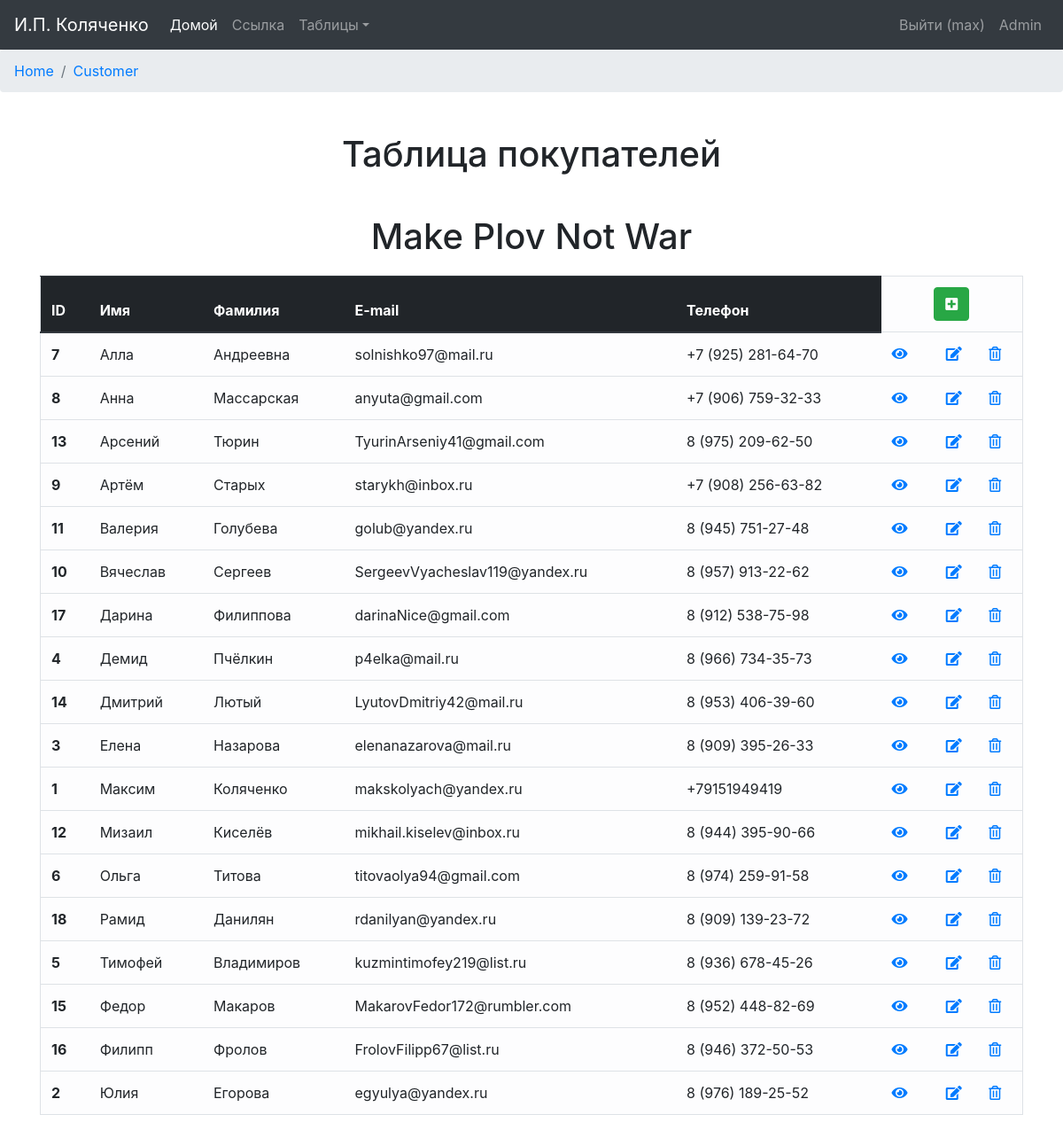
Screenshot of /customer (signed in) with the database file from the repository.
### orders/models.py (models this page shows, shortened)
class Customer(models.Model):
    c_firstname = models.CharField('Имя', max_length=64)
    c_secondname = models.CharField(max_length=64, blank=True, null=True, default=None)
    c_email = models.EmailField('E-mail', max_length=64)
    c_phone = models.CharField('Телефон', max_length=48)
    c_organization = models.ForeignKey(Organization, blank=True, null=True, default=None)
    c_comments = models.TextField('Комментарий', blank=True, null=True, default=None)
    is_active = models.BooleanField(IS_ACTIVE, default=True)
    created = models.DateTimeField(CREATED, auto_now_add=True, auto_now=False)
    updated = models.DateTimeField(UPDATED, auto_now_add=False, auto_now=True)
    class Meta:
        verbose_name = 'Покупатель'
        verbose_name_plural = 'Покупатели'
        ordering = ["c_firstname"]

### orders/views.py (the view)
# urls.py: url(r'^customer$', views.customer_out, name='customer_out'),
@login_required
def customer_out(request):
    client_list = Customer.objects.filter(is_active=True)
    return render(request, "Customer/customerout.html", locals())

### orders/context_processors.py (called while the page is built)
def getting_username(request):
    username = auth.get_user(request).username
    return locals()

### templates/Customer/customerout.html
{% extends 'base.html' %}
{% block content %}
    <nav aria-label="breadcrumb">
        <ol class="breadcrumb">
            <li class="breadcrumb-item"><a href="{% url "home_page" %}">Home</a></li>
            <li class="breadcrumb-item active" aria-current="page"><a href="{% url "customer_out" %}">Customer</a></li>
        </ol>
    </nav>
    <div class="container">
        <h1 align="center" class="h1-out">Таблица покупателей</h1>
        <h1 align="center">Make Plov Not War</h1>
    </div>
    <div class="container out-container">
        <table class="table table-light border table-hover" align="center">
            <thead class="thead-dark">
            <tr>
                <th>ID</th>
                <th>Имя</th>
                <th>Фамилия</th>
                <th>E-mail</th>
                <th>Телефон</th>
                <td colspan="3" align="center">
                    <form action="{% url "customer_add" %}">
                        <button type="submit" class="btn btn-success" title="Добавить"><i
                                class="fas fa-plus-square"></i></button>
                    </form>
                </td>
            </tr>
            </thead>
            {% for client in client_list %}
                <tr>
                    <th>{{ client.id }}</th>
                    <td>{{ client.c_firstname }}</td>
                    <td>{{ client.c_secondname }}</td>
                    <td>{{ client.c_email }}</td>
                    <td>{{ client.c_phone }}</td>
                    <td><a href="{% url "customer_view" client.id %}" title="Просмотреть"><i class="fas fa-eye"></i></a>
                    </td>
                    <td align="center"><a href="{% url "customer_edit" client.id %}"><i class="fas fa-edit"
                                                                                        title="Изменить"></i></a>
                    </td>
                    <td><a href="{% url "customer_delete" client.id %}"><i class="far fa-trash-alt" title="Удалить"></i></a>
                    </td>
                </tr>
            {% endfor %}
        </table>
    </div>
{% endblock %}

### templates/navbar.html (shortened to what this page needs)
{% load static %}
<nav class="navbar navbar-expand-lg navbar-dark bg-dark">
    <a class="navbar-brand" href="{% url "home_page" %}">И.П. Коляченко</a>
    <div class="collapse navbar-collapse" id="navbarsExample05">
        <ul class="navbar-nav mr-auto">
            <li class="nav-item active">
                <a class="nav-link" href="{% url "home_page" %}">Домой <span class="sr-only">(current)</span></a>
            </li>
            <li class="nav-item">
                <a class="nav-link" href="#">Ссылка</a>
            </li>
            <li class="nav-item dropdown">
                <a class="nav-link dropdown-toggle" href="http://example.com" id="dropdown05" data-toggle="dropdown"
                   aria-haspopup="true" aria-expanded="false">Таблицы</a>
            </li>
        </ul>
        <form class="form-inline my-2 my-md-0">
            <ul class="nav navbar-nav navbar-right">
                {% if username %}
                    <li class="nav-item nav-top-item">
                        <a class="nav-link nav-top-link" href="{% url "logout" %}">
                            Выйти ({{ username }})</a>
                    </li>
                    <li class="nav-item nav-top-item">
                        <a class="nav-link nav-top-link" href="admin/">
                            Admin</a>
                    </li>
                {% else %}
                    <li class="nav-item nav-top-item">
                        <a class="nav-link nav-top-link" href="{% url "login" %}">
                            <i class="fa fa-sign-in" aria-hidden="true"></i> Войти</a>
                    </li>
                {% endif %}
            </ul>
        </form>
    </div>
</nav>

### static/static_dev/css/main.css (style rules this page uses)
.out-container { padding-top: 5px; padding-bottom: 10px; }
.h1-out { padding-top: 30px; padding-bottom: 30px; }

### static/static_dev/css/base.css (style rules this page uses)
html, body { height: 100%; max-height: 100%; }
h1 { margin-top: 15px; margin-bottom: 15px; text-align: center; }

### rows the page displays
Customer: id "7", c_firstname "Алла", c_secondname "Андреевна", c_email "solnishko97@mail.ru", c_phone "+7 (925) 281-64-70"
Customer: id "8", c_firstname "Анна", c_secondname "Массарская", c_email "anyuta@gmail.com", c_phone "+7 (906) 759-32-33"
Customer: id "13", c_firstname "Арсений", c_secondname "Тюрин", c_email "TyurinArseniy41@gmail.com", c_phone "8 (975) 209-62-50"
Customer: id "9", c_firstname "Артём", c_secondname "Старых", c_email "starykh@inbox.ru", c_phone "+7 (908) 256-63-82"
Customer: id "11", c_firstname "Валерия", c_secondname "Голубева", c_email "golub@yandex.ru", c_phone "8 (945) 751-27-48"
Customer: id "10", c_firstname "Вячеслав", c_secondname "Сергеев", c_email "SergeevVyacheslav119@yandex.ru", c_phone "8 (957) 913-22-62"
Customer: id "17", c_firstname "Дарина", c_secondname "Филиппова", c_email "darinaNice@gmail.com", c_phone "8 (912) 538-75-98"
Customer: id "4", c_firstname "Демид", c_secondname "Пчёлкин", c_email "p4elka@mail.ru", c_phone "8 (966) 734-35-73"
Customer: id "14", c_firstname "Дмитрий", c_secondname "Лютый", c_email "LyutovDmitriy42@mail.ru", c_phone "8 (953) 406-39-60"
Customer: id "3", c_firstname "Елена", c_secondname "Назарова", c_email "elenanazarova@mail.ru", c_phone "8 (909) 395-26-33"
Customer: id "1", c_firstname "Максим", c_secondname "Коляченко", c_email "makskolyach@yandex.ru", c_phone "+79151949419"
Customer: id "12", c_firstname "Мизаил", c_secondname "Киселёв", c_email "mikhail.kiselev@inbox.ru", c_phone "8 (944) 395-90-66"
Customer: id "6", c_firstname "Ольга", c_secondname "Титова", c_email "titovaolya94@gmail.com", c_phone "8 (974) 259-91-58"
Customer: id "18", c_firstname "Рамид", c_secondname "Данилян", c_email "rdanilyan@yandex.ru", c_phone "8 (909) 139-23-72"
Customer: id "5", c_firstname "Тимофей", c_secondname "Владимиров", c_email "kuzmintimofey219@list.ru", c_phone "8 (936) 678-45-26"
Customer: id "15", c_firstname "Федор", c_secondname "Макаров", c_email "MakarovFedor172@rumbler.com", c_phone "8 (952) 448-82-69"
Customer: id "16", c_firstname "Филипп", c_secondname "Фролов", c_email "FrolovFilipp67@list.ru", c_phone "8 (946) 372-50-53"
Customer: id "2", c_firstname "Юлия", c_secondname "Егорова", c_email "egyulya@yandex.ru", c_phone "8 (976) 189-25-52"

### other values shown
{{ username }} "max"
